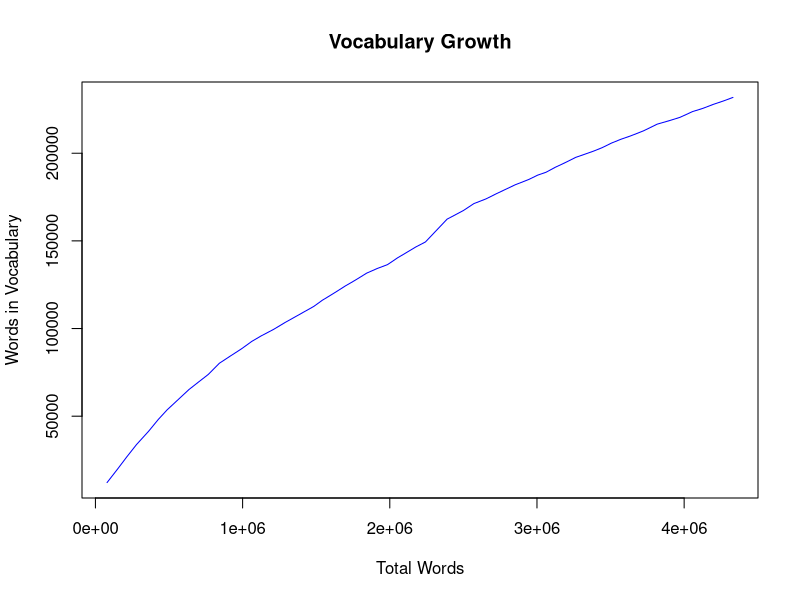

Write the R code that produced this figure.
data <- read.table('vocab.dat')
pdf("vocabulary.pdf")
plot(data$V2, data$V1, type="l", col="blue", main="Vocabulary Growth",
    ylab="Words in Vocabulary", xlab="Total Words")
dev.off()